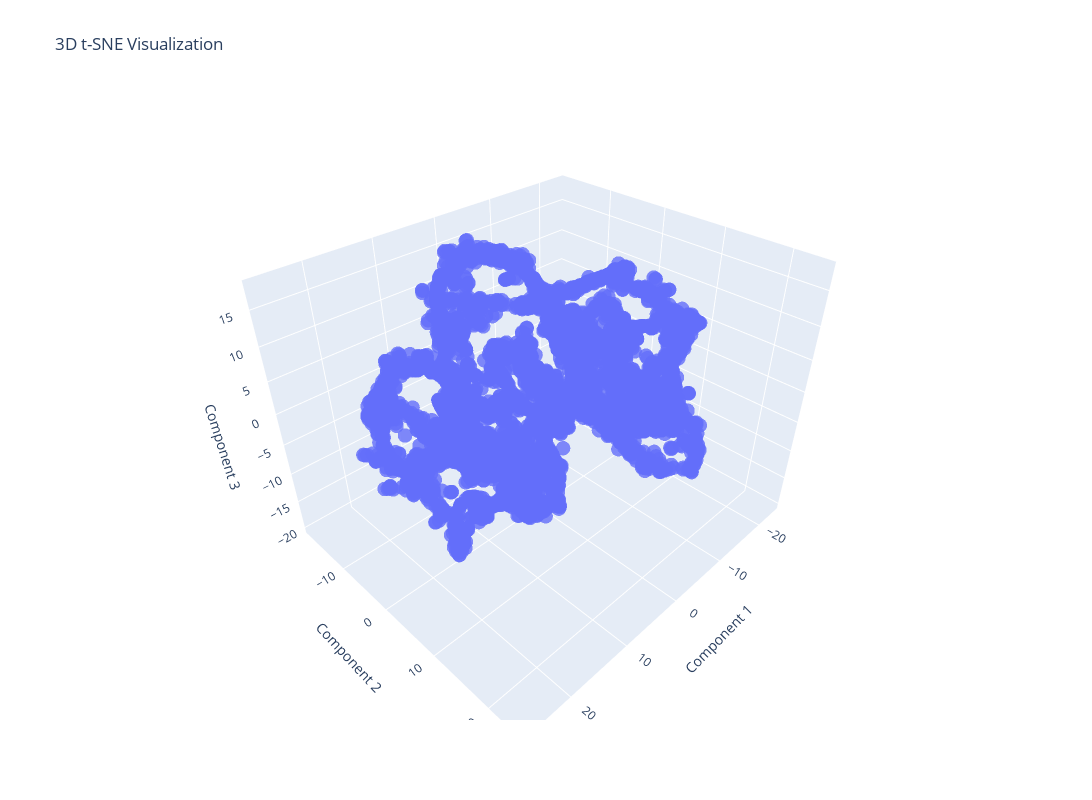

Here is the notebook cell this chart was saved with:
### Code cell
# Define trace for the 3D scatter plot
trace = go.Scatter3d(
    x=tsne_results_3D[:, 0],
    y=tsne_results_3D[:, 1],
    z=tsne_results_3D[:, 2],
    mode='markers',
    marker=dict(
        size=5,  # Adjust marker size as needed
        opacity=0.8,  # Adjust marker opacity as needed
    )
)

# Create the layout for the plot
layout = go.Layout(
    title="3D t-SNE Visualization",
    width=1200,  # Set width in pixels
    height=800,
    scene=dict(
        xaxis_title='Component 1',
        yaxis_title='Component 2',
        zaxis_title='Component 3'
    )
)

# Combine the trace and layout into a figure
fig = go.Figure(data=[trace], layout=layout)

# Display the interactive plot
fig.show()

### Figure 1 — Plotly figure (JSON) as saved in the notebook; plotly's stock layout.template omitted (floating-point values rounded to 4 significant figures; data arrays with more than 128 entries replaced by an {"elided": "..."} marker saying what was removed)
{"data": [{"marker": {"opacity": 0.8, "size": 5}, "mode": "markers", "type": "scatter3d", "x": {"elided": "5600 float values"}, "y": {"elided": "5600 float values"}, "z": {"elided": "5600 float values"}}], "layout": {"height": 800, "scene": {"xaxis": {"title": {"text": "Component 1"}}, "yaxis": {"title": {"text": "Component 2"}}, "zaxis": {"title": {"text": "Component 3"}}}, "title": {"text": "3D t-SNE Visualization"}, "width": 1200}}
